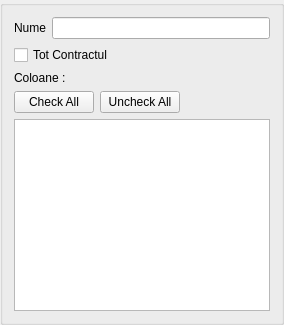
        <widget class="QGroupBox" name="columsGroupBox">
         <property name="title">
          <string/>
         </property>
         <layout class="QVBoxLayout" name="verticalLayout_3">
          <item>
           <layout class="QHBoxLayout" name="horizontalLayout_23">
            <item>
             <widget class="QLabel" name="label_2">
              <property name="text">
               <string>Nume</string>
              </property>
              <property name="buddy">
               <cstring>numeEdit</cstring>
              </property>
             </widget>
            </item>
            <item>
             <widget class="QLineEdit" name="numeEdit">
              <property name="enabled">
               <bool>true</bool>
              </property>
             </widget>
            </item>
           </layout>
          </item>
          <item>
           <widget class="QCheckBox" name="totContractulCheckBox">
            <property name="text">
             <string>Tot Contractul</string>
            </property>
           </widget>
          </item>
          <item>
           <widget class="QLabel" name="label">
            <property name="text">
             <string>Coloane :</string>
            </property>
           </widget>
          </item>
          <item>
           <layout class="QHBoxLayout" name="horizontalLayout_4">
            <item>
             <widget class="QPushButton" name="checkAllButton">
              <property name="focusPolicy">
               <enum>Qt::NoFocus</enum>
              </property>
              <property name="text">
               <string>Check All</string>
              </property>
              <property name="icon">
               <iconset resource="../resources.qrc">
                <normaloff>:/checkall</normaloff>:/checkall</iconset>
              </property>
             </widget>
            </item>
            <item>
             <widget class="QPushButton" name="uncheckAllButton">
              <property name="focusPolicy">
               <enum>Qt::NoFocus</enum>
              </property>
              <property name="text">
               <string>Uncheck All</string>
              </property>
              <property name="icon">
               <iconset resource="../resources.qrc">
                <normaloff>:/uncheckall</normaloff>:/uncheckall</iconset>
              </property>
             </widget>
            </item>
            <item>
             <spacer name="horizontalSpacer_3">
              <property name="orientation">
               <enum>Qt::Horizontal</enum>
              </property>
              <property name="sizeHint" stdset="0">
               <size>
                <width>40</width>
                <height>20</height>
               </size>
              </property>
             </spacer>
            </item>
           </layout>
          </item>
          <item>
           <widget class="QListWidget" name="coloaneListWidget">
            <property name="editTriggers">
             <set>QAbstractItemView::NoEditTriggers</set>
            </property>
            <property name="dragEnabled">
             <bool>true</bool>
            </property>
            <property name="dragDropMode">
             <enum>QAbstractItemView::InternalMove</enum>
            </property>
           </widget>
          </item>
         </layout>
        </widget>
